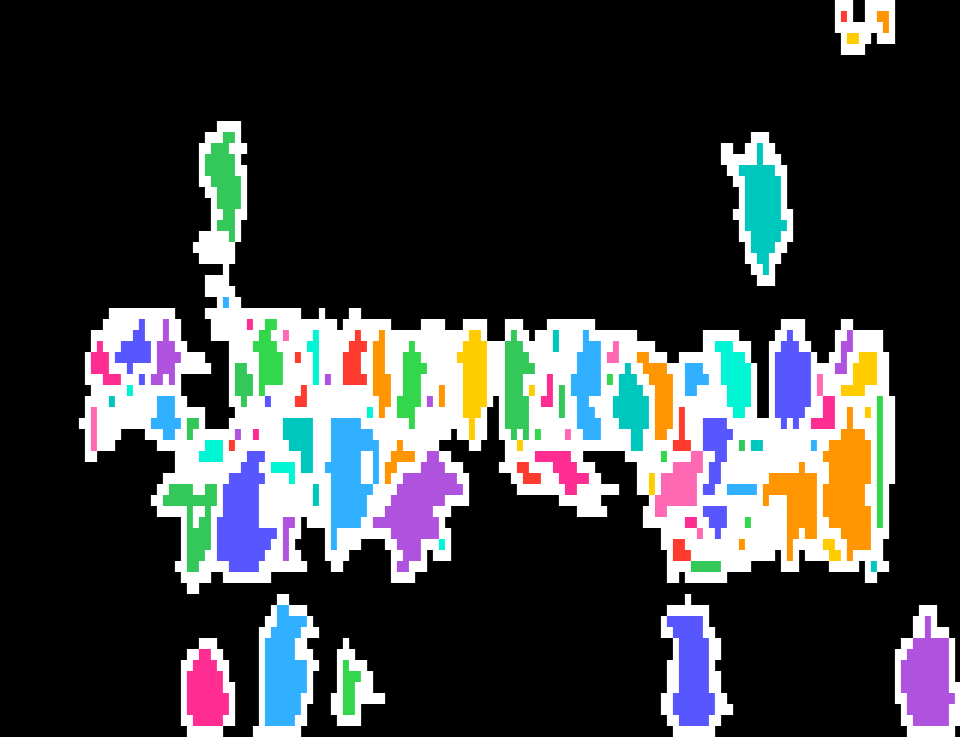
#> input picture beispiel/schule_von_athen.png, 960 x 737 px, given in place of schule_von_athen.jpg, which was not available
$ python ascii_art.py
#> lines starting #> are read from the running program, lines starting #| are printed output that depends on the picture; pictures that were not available may be replaced by others from this repository, and a replacement may not be noted
"""
Originalbild in farbige, schattierte Block-ASCII-Art umwandeln.

Hybrid aus zwei Signalen:
  * Helligkeit des Originals  -> Zeichendichte aus der Rampe " ░▒▓█" (die Form)
  * Figur-ID aus figuren.png  -> Farbton pro erkannter Figur (die Farbe)

Hintergrundzellen (keine Figur) bleiben grau schattiert, Figurzellen werden in
ihrer poppigen Farbe eingefärbt – jeweils per Helligkeit abgedunkelt, damit das
Volumen lesbar bleibt.

Vorbereitung (einmalig):
    pip install opencv-python numpy pillow

Aufruf:
    python ascii_art.py pfad/zum/original.jpg [figuren.png]

Erzeugt ascii.txt (echter Text) und ascii.png (gerendert, farbig auf schwarz).
"""

import sys
import cv2
import numpy as np
from PIL import Image, ImageDraw, ImageFont

RAMPE = " ░▒▓█"  # hell -> dunkel: zunehmende Zeichendichte
FONT_PFAD = "/System/Library/Fonts/Menlo.ttc"  # echte Monospace-Schrift

# Poppige Farbtöne pro Figur (RGB)
PALETTE = [
    (255, 59, 48), (255, 149, 0), (255, 204, 0), (52, 199, 89),
    (0, 199, 190), (48, 176, 255), (88, 86, 255), (175, 82, 222),
    (255, 45, 146), (50, 215, 75), (255, 105, 180), (0, 245, 212),
]


def _font_laden(groesse):
    """Font + Block-Zellmaße + Ursprungs-Offset, damit Zeichen nahtlos kacheln."""
    font = ImageFont.truetype(FONT_PFAD, groesse)
    x0, y0, x1, y1 = font.getbbox("█")
    char_w = int(round(font.getlength("█")))
    line_h = y1 - y0
    return font, char_w, line_h, (x0, y0)


def _normieren(grau):
    """Kontrast auf vollen Bereich strecken -> die ganze Rampe wird genutzt."""
    lo, hi = np.percentile(grau, 2), np.percentile(grau, 98)
    if hi <= lo:
        return np.zeros_like(grau, dtype=np.float32)
    gestreckt = (grau.astype(np.float32) - lo) / (hi - lo)
    return np.clip(gestreckt, 0.0, 1.0)


def ascii_erzeugen(
    bildpfad,
    labelpfad="figuren.png",
    txt_pfad="ascii.txt",
    png_pfad="ascii.png",
    breite_zeichen=160,   # Detailgrad: Anzahl Zeichen pro Zeile
    schriftgroesse=10,    # Zellgröße in px fürs PNG-Rendering
):
#> called with bildpfad = 'eingabe/schule_von_athen.jpg', labelpfad = 'figuren.png', txt_pfad = 'ascii.txt', png_pfad = 'ascii.png', breite_zeichen = 160, schriftgroesse = 10
    farbe_bgr = cv2.imread(bildpfad, cv2.IMREAD_COLOR)
#> farbe_bgr is the input picture: shape (737, 960, 3); mean B, G, R 62.6, 60.6, 58.8
    if farbe_bgr is None:
        raise FileNotFoundError(f"Bild nicht gefunden: {bildpfad}")
    h, w = farbe_bgr.shape[:2]
#> h = 737; w = 960

    # Seitenverhältnis aus den echten Block-Maßen ableiten -> kein verzerrtes PNG
    font, char_w, line_h, offset = _font_laden(schriftgroesse)
    breite = breite_zeichen
    hoehe = max(1, int(breite * (h / w) * (char_w / line_h)))
#> hoehe = 89

    grau = cv2.cvtColor(farbe_bgr, cv2.COLOR_BGR2GRAY)
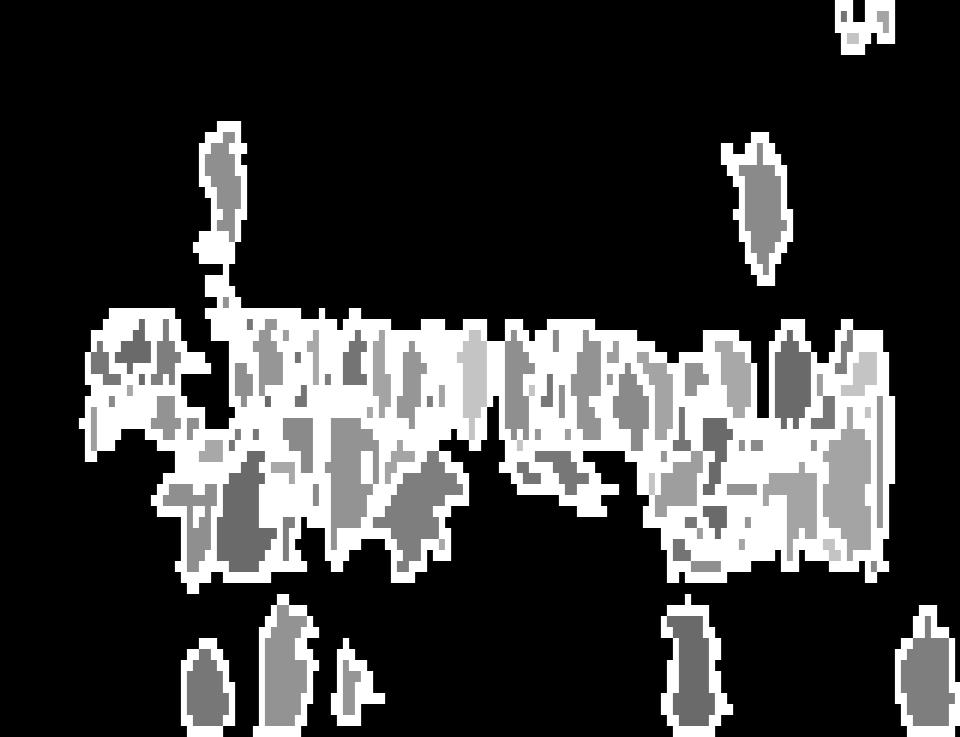
#> grau: shape (737, 960); min 0, max 255, mean 60.3
    klein = cv2.resize(grau, (breite, hoehe), interpolation=cv2.INTER_AREA)
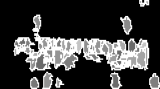
#> klein: shape (89, 160); min 0, max 255, mean 60.3
    hell = _normieren(klein)                       # 0..1 pro Zelle (Helligkeit)
#> in _normieren, `lo, hi = np.percentile(grau, 2), np.percentile(grau, 98)`: lo = 0; hi = 255
    stufe = np.round(hell * (len(RAMPE) - 1)).astype(int)
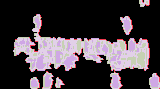
#> stufe: shape (89, 160) int64; 5 distinct labels, from 0 to 4; one colour per label, 0 black

    # Label-Karte (Figur-IDs) zum Raster verkleinern; fehlt sie -> nur Graustufen
    label = cv2.imread(labelpfad, cv2.IMREAD_GRAYSCALE)
    if label is None:
        label_klein = np.zeros((hoehe, breite), dtype=np.uint8)
    else:
        label_klein = cv2.resize(label, (breite, hoehe),
                                 interpolation=cv2.INTER_NEAREST)

    # .txt: reine Helligkeitsrampe (die Form, monochrom lesbar)
    zeilen = ["".join(RAMPE[s] for s in reihe) for reihe in stufe]
    with open(txt_pfad, "w") as f:
        f.write("\n".join(zeilen))

    farbgitter = _einfaerben(stufe, hell, label_klein)
    _als_png_rendern(stufe, farbgitter, png_pfad, font, char_w, line_h, offset)
    print(f"{breite}x{hoehe} Zeichen -> {txt_pfad}, {png_pfad}")


def _einfaerben(stufe, hell, label):
    """Farbe pro Zelle: Figur -> Farbton, sonst grau; jeweils per Helligkeit skaliert."""
    hoehe, breite = stufe.shape
#> hoehe = 89; breite = 160
    farbgitter = np.zeros((hoehe, breite, 3), dtype=np.uint8)
    v = (0.25 + 0.75 * hell)[..., None]  # nie ganz schwarz -> dunkle Zonen bleiben sichtbar
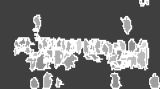
#> v: shape (89, 160, 1) float32; min 0.25, max 1, mean 0.427

    grau = np.full((hoehe, breite, 3), 235, dtype=np.float32)
    palette = np.array(PALETTE, dtype=np.float32)
    figur = palette[(label.astype(int) - 1) % len(PALETTE)]  # Farbton je ID
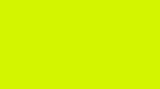
#> figur: shape (89, 160, 3) float32; mean of channels 0, 1, 2 0, 245, 212; drawn as B, G, R
    basis = np.where(label[..., None] > 0, figur, grau)
#> basis: shape (89, 160, 3) float32; every value is 235

    farbgitter[:] = np.clip(basis * v, 0, 255).astype(np.uint8)
    return farbgitter


def _als_png_rendern(stufe, farbgitter, png_pfad, font, char_w, line_h, offset):
    """Zeichnet je Zelle das Rampenzeichen in seiner Farbe auf ein exaktes Raster."""
#> called with png_pfad = 'ascii.png', char_w = 8, line_h = 11, offset = (-1, 2)
    ox, oy = offset
    hoehe, breite = stufe.shape
#> hoehe = 89; breite = 160
    bild = Image.new("RGB", (char_w * breite, line_h * hoehe), (0, 0, 0))
#> bild: PIL image 1280x979 RGB; every value is 0
    zeichner = ImageDraw.Draw(bild)
    for r in range(hoehe):
        for c in range(breite):
            zeichen = RAMPE[stufe[r, c]]
            if zeichen == " ":
                continue
            farbe = tuple(int(x) for x in farbgitter[r, c])
            zeichner.text((c * char_w - ox, r * line_h - oy),
                          zeichen, font=font, fill=farbe)
    bild.save(png_pfad)
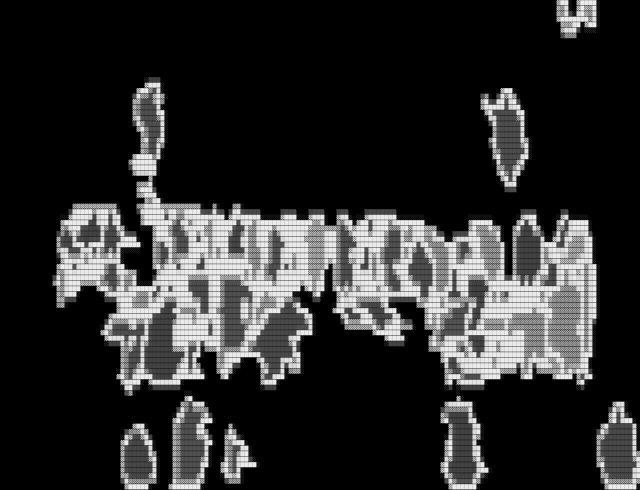
#> saved as ascii.png: PIL image 1280x979 RGB (shown at 1/2 size); min 0, max 235, mean 44.8


if __name__ == "__main__":
    pfad = sys.argv[1] if len(sys.argv) > 1 else "eingabe/schule_von_athen.jpg"
    labels = sys.argv[2] if len(sys.argv) > 2 else "figuren.png"
    ascii_erzeugen(pfad, labels)
#| 160x89 Zeichen -> ascii.txt, ascii.png
